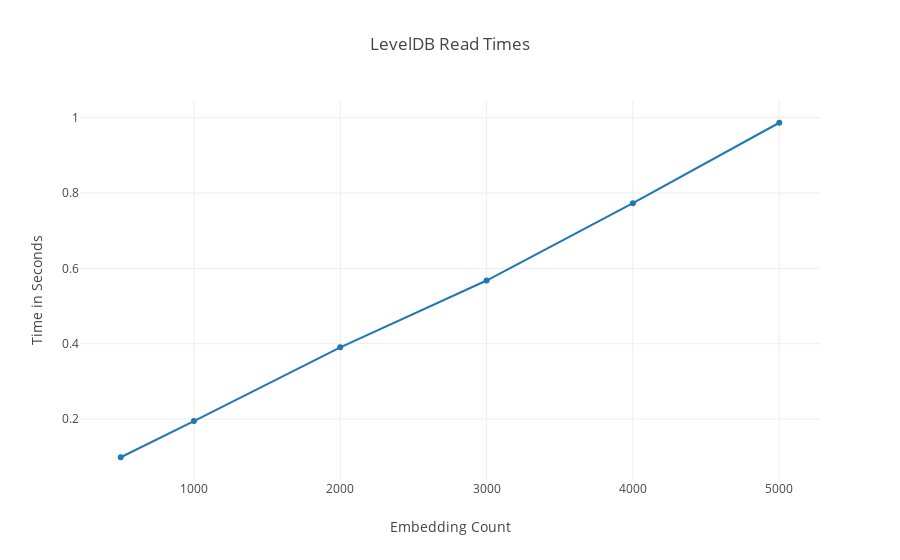

This figure's notebook cell:
### Code cell
plotly.offline.init_notebook_mode(connected=True)
trace = plotly.graph_objs.Scatter(
    y = read_times,
    x = counts,
    mode = 'lines+markers'
)
layout = plotly.graph_objs.Layout(title="LevelDB Read Times",
                yaxis=dict(title='Time in Seconds'),
                xaxis=dict(title='Embedding Count'))
data = [trace]
fig = plotly.graph_objs.Figure(data=data, layout=layout)
plotly.offline.iplot(fig, filename='jupyter-scatter-read')

### Figure 1 — Plotly figure (JSON) as saved in the notebook; plotly's stock layout.template omitted (floating-point values rounded to 4 significant figures)
{"data": [{"mode": "lines+markers", "type": "scatter", "uid": "084ae044-af8a-11e8-8bf3-94b86d86a98e", "x": [500, 1000, 2000, 3000, 4000, 5000], "y": [0.09851, 0.1946, 0.3904, 0.5679, 0.7732, 0.9868]}], "layout": {"title": "LevelDB Read Times", "xaxis": {"title": "Embedding Count"}, "yaxis": {"title": "Time in Seconds"}}}
